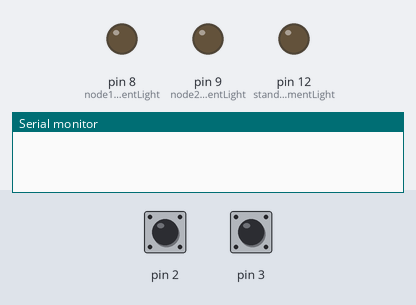
The sketch below on a simulated Arduino Uno, built with avr-gcc and run on an emulated ATmega328P. Parts: output pins drawn as LEDs (lit = HIGH), the last lines printed to the serial monitor. Dashed ring = blinking. The test bench sets the inputs (shaded band); at power-on: pin 2 HIGH, pin 3 HIGH.

Above: at 1.2 s.
1.3 s: pin 2 pulled LOW for 0.15 s
At 1.46 s:
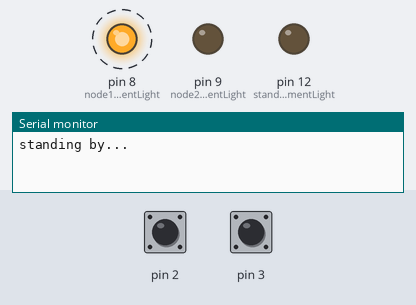
4.3 s: pin 3 pulled LOW for 0.15 s
At 4.51 s:
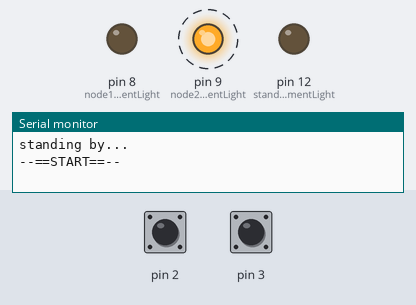
7.3 s: pin 2 pulled LOW for 3.2 s
At 7.9 s:
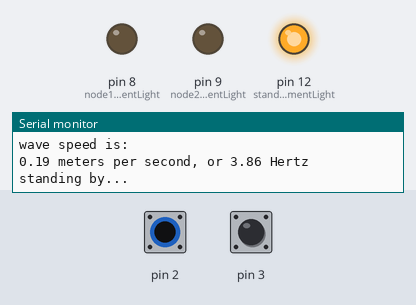
Timing chart, 0 to 12.5 s (numbered marks = the images above; inputs shaded):
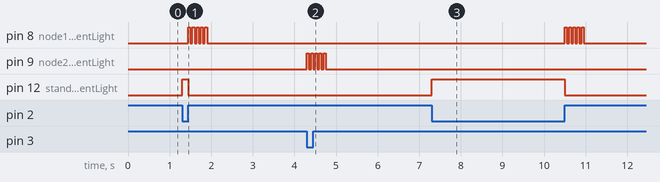

Measured:
- after the input at 1.3 s, pin 8 (node1InstrumentLight): alternates HIGH for 0.05 s and LOW for 0.05 s, 10 changes in all, then stays LOW, starting after 0.15 s; pin 12 (standbyInstrumentLight): LOW → HIGH at once, → LOW 0.15 s later
- after the input at 4.3 s, pin 9 (node2InstrumentLight): alternates HIGH for 0.05 s and LOW for 0.05 s, 10 changes in all, then stays LOW, starting at once
- after the input at 7.3 s, pin 8 (node1InstrumentLight): alternates HIGH for 0.05 s and LOW for 0.05 s, 10 changes in all, then stays LOW, starting after 3.2 s; pin 12 (standbyInstrumentLight): LOW → HIGH at once, → LOW 3.2 s later

The sketch:

transverse_wave_02.ino
```cpp
//0ct 2016
//arloemerson@gmail.com
//code for measuring wave frequency & maybe amplitude if i have time to implement

int node1;
int node2;
static int node1InstrumentLight = 8;
static int node2InstrumentLight = 9;
static int standbyInstrumentLight = 12;
static float mFixedWavelength = 0.05; //5cm in meters
static float mNumberOfNodes = 11.0; //number of gumdrop sticks

boolean mTimerStandby = false;
boolean mTimerStarted = false;
unsigned long mMillisStart;
unsigned long mTime;


void setup()
{
  Serial.begin(9600);
  pinMode(2, INPUT_PULLUP);
  pinMode(3, INPUT_PULLUP);
  pinMode(node1InstrumentLight, OUTPUT); //for lighting LED
  pinMode(node2InstrumentLight, OUTPUT); //for lighting LED
  pinMode(standbyInstrumentLight, OUTPUT); //for lighting LED
}

/*
 * put the wave demo into standby when the first node is submerged in water, closing the connection.
 * timer begins when the connection is broken.
 * timer stops when last node closes the connection.
 * then we take the number of nodes
 */
void loop()
{
  node1 = digitalRead(2);
  node2 = digitalRead(3);

  if(node1 == 0 && mTimerStandby == false && mTimerStarted == false) //node 1 was dunked in the water
  {
    //initialize all our variables
    mMillisStart = 0;
    mTime = 0;
    mTimerStandby = true;
    mTimerStarted = false;
    digitalWrite(standbyInstrumentLight, HIGH);
    Serial.println("\nstanding by...");
  }

  if(node1 == 1 && mTimerStandby == true) //node 1 emerged from the water, breaking the circuit
  {
    digitalWrite(standbyInstrumentLight, LOW);
    mTimerStarted = true;
    mTimerStandby = false;
    mMillisStart = millis();
    flashLED(node1InstrumentLight);
    Serial.println("--==START==--");
  }

  if(node2 == 0 && mTimerStarted == true) //node 2 dunked in the water, we're done.
  {
    //stop the timer, calculate the wave frequency
    mTimerStarted = false;
    mTime = millis() - mMillisStart;

    flashLED(node2InstrumentLight);
    Serial.println("--==FINISH==--");
    Serial.println("time was: ");
    Serial.print(mTime/1000.0);
    Serial.print(" seconds\n\n");
    float calculatedFrequency = 1000.0/(mTime / mNumberOfNodes); //f=1/T, also note we are extrapolating time of 1 node from total time divided by all nodes

    float calculatedSpeed = mFixedWavelength * calculatedFrequency;
    Serial.println("wave speed is: ");
    Serial.print(calculatedSpeed);
    Serial.print(" meters per second, or ");
    Serial.print(calculatedFrequency);
    Serial.print(" Hertz \n");
  }
}

void flashLED(int pPin)
{
  for (int i=0;i<5;i++)
  {
    digitalWrite(pPin, HIGH);
    delay(50);
    digitalWrite(pPin, LOW);
    delay(50);
  }
}
```
